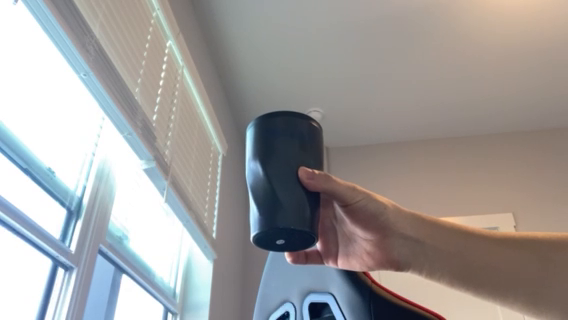
#> input picture frame 77 of Moving Detector/Moving Detector/demo.mp4, 568 x 320 px
$ python 'moving detector.py'
#> lines starting #> are read from the running program, lines starting #| are printed output that depends on the picture
import cv2,time
from datetime import datetime
import pandas

first_frame=None
status_list=[None,None]
times=[]
df=pandas.DataFrame(columns=["Start","End"])

video=cv2.VideoCapture("demo.mp4")

while True:
    check, frame = video.read()
#> frame is the input picture: shape (320, 568, 3); mean B, G, R 155.1, 156.5, 159.4
    status=0
    gray=cv2.cvtColor(frame,cv2.COLOR_BGR2GRAY)
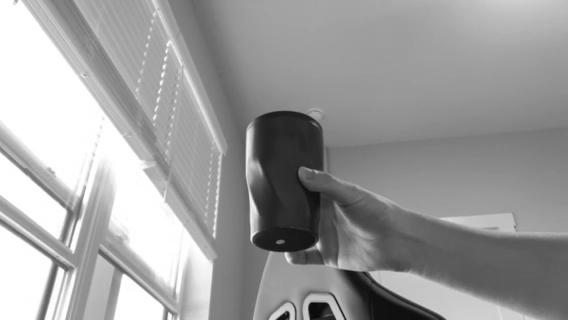
#> gray: shape (320, 568); min 10, max 255, mean 157.2
    gray=cv2.GaussianBlur(gray,(21,21),0)
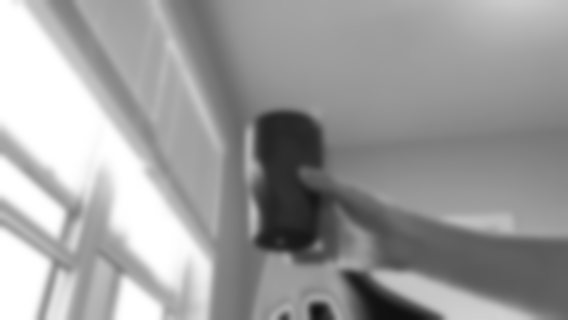
#> gray: shape (320, 568); min 16, max 255, mean 157.2

    if first_frame is None:
        first_frame=gray
        continue

    delta_frame=cv2.absdiff(first_frame,gray)
    thresh_frame=cv2.threshold(delta_frame, 30, 255, cv2.THRESH_BINARY)[1]
    thresh_frame=cv2.dilate(thresh_frame, None, iterations=2)

    (cnts,_) =cv2.findContours(thresh_frame.copy(),cv2.RETR_EXTERNAL,cv2.CHAIN_APPROX_SIMPLE)

    for contour in cnts:
        if cv2.contourArea(contour)<10000:
            continue
        status=1
        (x,y,w,h)=cv2.boundingRect(contour)
        cv2.rectangle(frame,(x,y),(x+w,y+h),(0,255,0),3)

    status_list.append(status)
    if status_list[-1]==0 and status_list[-2]==1:
        times.append(datetime.now())
    if status_list[-1]==1 and status_list[-2]==0:
        times.append(datetime.now())
    cv2.imshow("Gray Frame",gray)
    cv2.imshow("Delta Frame",delta_frame)
    cv2.imshow("Threshold Frame",thresh_frame)
    cv2.imshow("Color Frame",frame)

    #first_frame=gray

    key=cv2.waitKey(100)

    if key==ord('q'):
        times.append(datetime.now())
        break

print(status_list)
print(times)

for i in range(0,len(times),2):
#> (the run stopped early here; a loop or call above may not have finished)

$ run again, starting later in the video
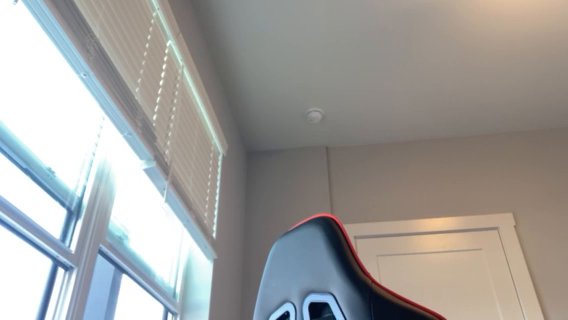
#> input picture frame 349 of Moving Detector/Moving Detector/demo.mp4, 568 x 320 px
#> frame is the input picture: shape (320, 568, 3); mean B, G, R 155.4, 158.1, 159.9
#> `gray=cv2.cvtColor(frame,cv2.COLOR_BGR2GRAY)`:
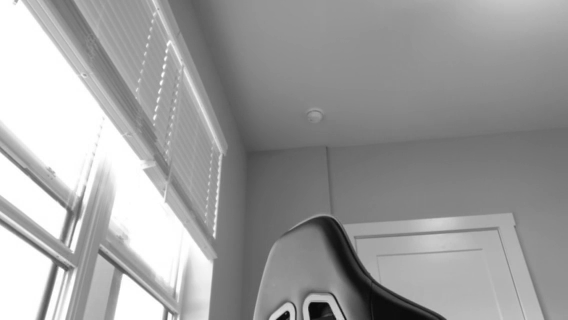
#> gray: shape (320, 568); min 8, max 255, mean 158.4
#> `gray=cv2.GaussianBlur(gray,(21,21),0)`:
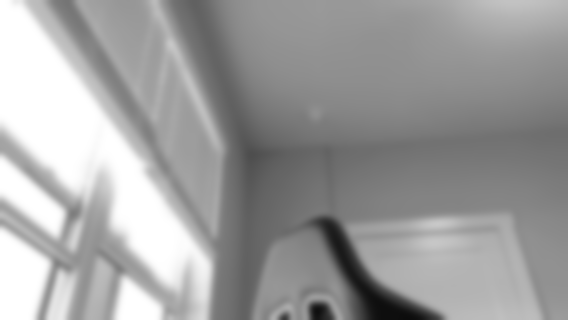
#> gray: shape (320, 568); min 12, max 255, mean 158.4

$ run again, starting later in the video
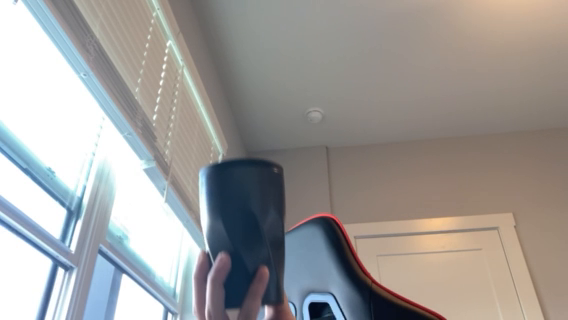
#> input picture frame 621 of Moving Detector/Moving Detector/demo.mp4, 568 x 320 px
#> frame is the input picture: shape (320, 568, 3); mean B, G, R 152.9, 155.4, 158.2
#> `gray=cv2.cvtColor(frame,cv2.COLOR_BGR2GRAY)`:
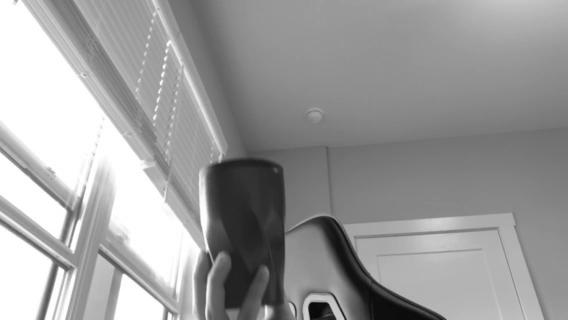
#> gray: shape (320, 568); min 8, max 255, mean 156
#> `gray=cv2.GaussianBlur(gray,(21,21),0)`:
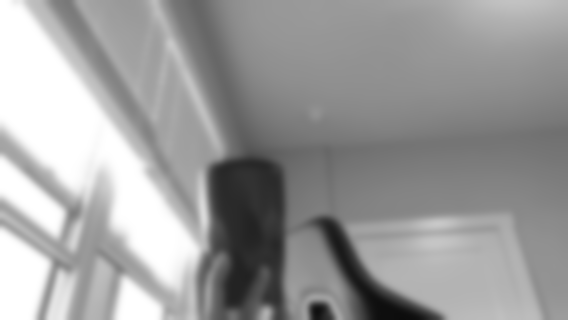
#> gray: shape (320, 568); min 12, max 255, mean 156
